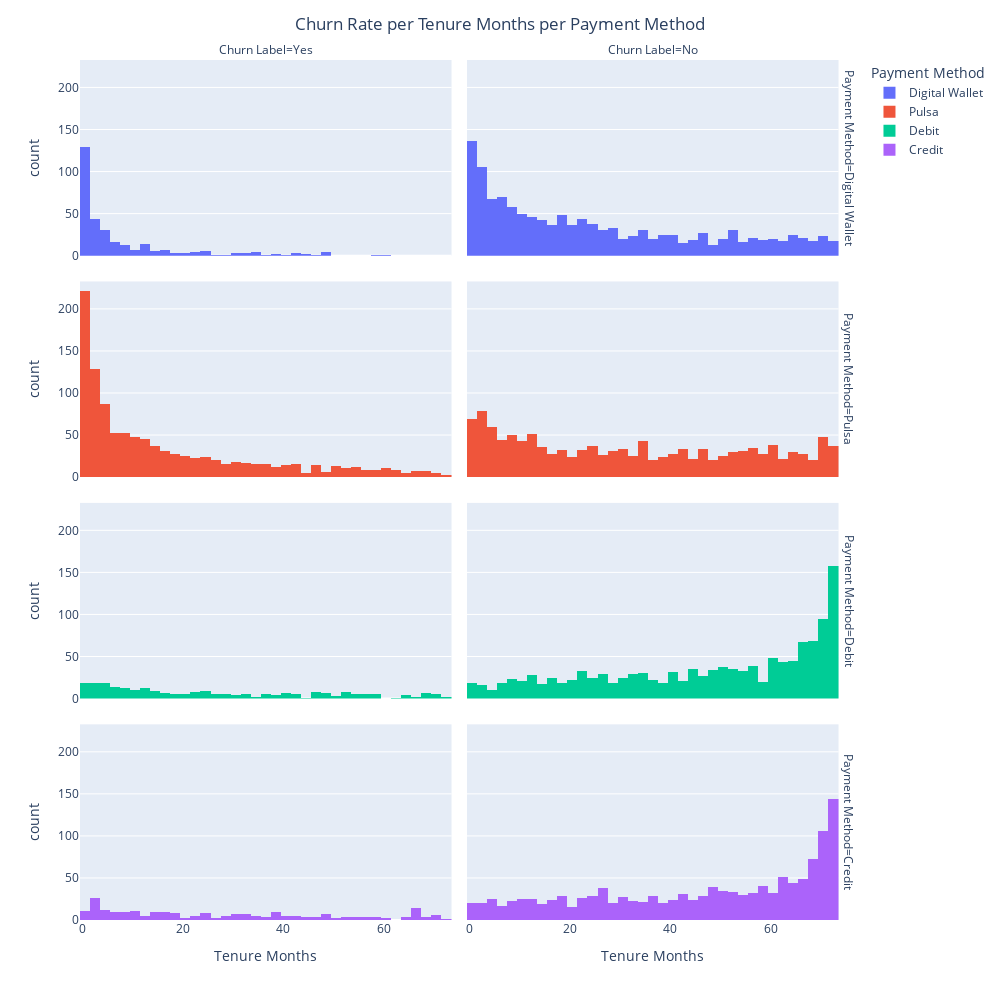

Notebook code for this chart:
### Code cell
# I want to see the churn rate per tenure months per payment method
fig = px.histogram(df, x="Tenure Months", color="Payment Method", facet_col="Churn Label", facet_row="Payment Method",
                        height=1000, width=1000)
fig.update_layout(title_text="Churn Rate per Tenure Months per Payment Method", title_x=0.5)
fig.show()

### Figure 1 — Plotly figure (JSON) as saved in the notebook; plotly's stock layout.template omitted (floating-point values rounded to 4 significant figures; data arrays with more than 128 entries replaced by an {"elided": "..."} marker saying what was removed)
{"data": [{"alignmentgroup": "True", "bingroup": "x", "hovertemplate": "Payment Method=Digital Wallet<br>Churn Label=Yes<br>Tenure Months=%{x}<br>count=%{y}<extra></extra>", "legendgroup": "Digital Wallet", "marker": {"color": "#636efa", "pattern": {"shape": ""}}, "name": "Digital Wallet", "offsetgroup": "Digital Wallet", "orientation": "v", "showlegend": true, "type": "histogram", "x": {"elided": "308 int values"}, "xaxis": "x7", "yaxis": "y7"}, {"alignmentgroup": "True", "bingroup": "x", "hovertemplate": "Payment Method=Digital Wallet<br>Churn Label=No<br>Tenure Months=%{x}<br>count=%{y}<extra></extra>", "legendgroup": "Digital Wallet", "marker": {"color": "#636efa", "pattern": {"shape": ""}}, "name": "Digital Wallet", "offsetgroup": "Digital Wallet", "orientation": "v", "showlegend": false, "type": "histogram", "x": {"elided": "1304 int values"}, "xaxis": "x8", "yaxis": "y8"}, {"alignmentgroup": "True", "bingroup": "x", "hovertemplate": "Payment Method=Pulsa<br>Churn Label=Yes<br>Tenure Months=%{x}<br>count=%{y}<extra></extra>", "legendgroup": "Pulsa", "marker": {"color": "#EF553B", "pattern": {"shape": ""}}, "name": "Pulsa", "offsetgroup": "Pulsa", "orientation": "v", "showlegend": true, "type": "histogram", "x": {"elided": "1071 int values"}, "xaxis": "x5", "yaxis": "y5"}, {"alignmentgroup": "True", "bingroup": "x", "hovertemplate": "Payment Method=Pulsa<br>Churn Label=No<br>Tenure Months=%{x}<br>count=%{y}<extra></extra>", "legendgroup": "Pulsa", "marker": {"color": "#EF553B", "pattern": {"shape": ""}}, "name": "Pulsa", "offsetgroup": "Pulsa", "orientation": "v", "showlegend": false, "type": "histogram", "x": {"elided": "1294 int values"}, "xaxis": "x6", "yaxis": "y6"}, {"alignmentgroup": "True", "bingroup": "x", "hovertemplate": "Payment Method=Debit<br>Churn Label=Yes<br>Tenure Months=%{x}<br>count=%{y}<extra></extra>", "legendgroup": "Debit", "marker": {"color": "#00cc96", "pattern": {"shape": ""}}, "name": "Debit", "offsetgroup": "Debit", "orientation": "v", "showlegend": true, "type": "histogram", "x": {"elided": "258 int values"}, "xaxis": "x3", "yaxis": "y3"}, {"alignmentgroup": "True", "bingroup": "x", "hovertemplate": "Payment Method=Debit<br>Churn Label=No<br>Tenure Months=%{x}<br>count=%{y}<extra></extra>", "legendgroup": "Debit", "marker": {"color": "#00cc96", "pattern": {"shape": ""}}, "name": "Debit", "offsetgroup": "Debit", "orientation": "v", "showlegend": false, "type": "histogram", "x": {"elided": "1286 int values"}, "xaxis": "x4", "yaxis": "y4"}, {"alignmentgroup": "True", "bingroup": "x", "hovertemplate": "Payment Method=Credit<br>Churn Label=Yes<br>Tenure Months=%{x}<br>count=%{y}<extra></extra>", "legendgroup": "Credit", "marker": {"color": "#ab63fa", "pattern": {"shape": ""}}, "name": "Credit", "offsetgroup": "Credit", "orientation": "v", "showlegend": true, "type": "histogram", "x": {"elided": "232 int values"}, "xaxis": "x", "yaxis": "y"}, {"alignmentgroup": "True", "bingroup": "x", "hovertemplate": "Payment Method=Credit<br>Churn Label=No<br>Tenure Months=%{x}<br>count=%{y}<extra></extra>", "legendgroup": "Credit", "marker": {"color": "#ab63fa", "pattern": {"shape": ""}}, "name": "Credit", "offsetgroup": "Credit", "orientation": "v", "showlegend": false, "type": "histogram", "x": {"elided": "1290 int values"}, "xaxis": "x2", "yaxis": "y2"}], "layout": {"annotations": [{"font": {}, "showarrow": false, "text": "Churn Label=Yes", "x": 0.24, "xanchor": "center", "xref": "paper", "y": 1, "yanchor": "bottom", "yref": "paper"}, {"font": {}, "showarrow": false, "text": "Churn Label=No", "x": 0.74, "xanchor": "center", "xref": "paper", "y": 1, "yanchor": "bottom", "yref": "paper"}, {"font": {}, "showarrow": false, "text": "Payment Method=Credit", "textangle": 90, "x": 0.98, "xanchor": "left", "xref": "paper", "y": 0.1138, "yanchor": "middle", "yref": "paper"}, {"font": {}, "showarrow": false, "text": "Payment Method=Debit", "textangle": 90, "x": 0.98, "xanchor": "left", "xref": "paper", "y": 0.3712, "yanchor": "middle", "yref": "paper"}, {"font": {}, "showarrow": false, "text": "Payment Method=Pulsa", "textangle": 90, "x": 0.98, "xanchor": "left", "xref": "paper", "y": 0.6288, "yanchor": "middle", "yref": "paper"}, {"font": {}, "showarrow": false, "text": "Payment Method=Digital Wallet", "textangle": 90, "x": 0.98, "xanchor": "left", "xref": "paper", "y": 0.8862, "yanchor": "middle", "yref": "paper"}], "barmode": "relative", "height": 1000, "legend": {"title": {"text": "Payment Method"}, "tracegroupgap": 0}, "margin": {"t": 60}, "title": {"text": "Churn Rate per Tenure Months per Payment Method", "x": 0.5}, "width": 1000, "xaxis": {"anchor": "y", "domain": [0, 0.48], "title": {"text": "Tenure Months"}}, "xaxis2": {"anchor": "y2", "domain": [0.5, 0.98], "matches": "x", "title": {"text": "Tenure Months"}}, "xaxis3": {"anchor": "y3", "domain": [0, 0.48], "matches": "x", "showticklabels": false}, "xaxis4": {"anchor": "y4", "domain": [0.5, 0.98], "matches": "x", "showticklabels": false}, "xaxis5": {"anchor": "y5", "domain": [0, 0.48], "matches": "x", "showticklabels": false}, "xaxis6": {"anchor": "y6", "domain": [0.5, 0.98], "matches": "x", "showticklabels": false}, "xaxis7": {"anchor": "y7", "domain": [0, 0.48], "matches": "x", "showticklabels": false}, "xaxis8": {"anchor": "y8", "domain": [0.5, 0.98], "matches": "x", "showticklabels": false}, "yaxis": {"anchor": "x", "domain": [0, 0.2275], "title": {"text": "count"}}, "yaxis2": {"anchor": "x2", "domain": [0, 0.2275], "matches": "y", "showticklabels": false}, "yaxis3": {"anchor": "x3", "domain": [0.2575, 0.485], "matches": "y", "title": {"text": "count"}}, "yaxis4": {"anchor": "x4", "domain": [0.2575, 0.485], "matches": "y", "showticklabels": false}, "yaxis5": {"anchor": "x5", "domain": [0.515, 0.7425], "matches": "y", "title": {"text": "count"}}, "yaxis6": {"anchor": "x6", "domain": [0.515, 0.7425], "matches": "y", "showticklabels": false}, "yaxis7": {"anchor": "x7", "domain": [0.7725, 1], "matches": "y", "title": {"text": "count"}}, "yaxis8": {"anchor": "x8", "domain": [0.7725, 1], "matches": "y", "showticklabels": false}}}
